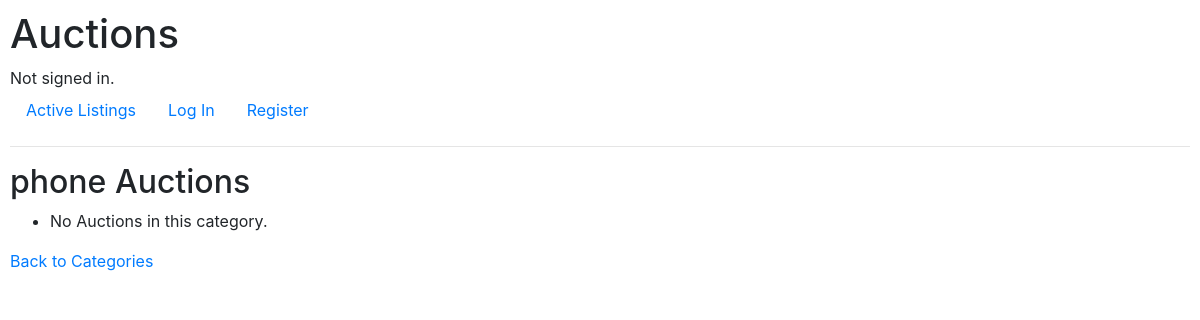
The app's page /category/phone/, older data.
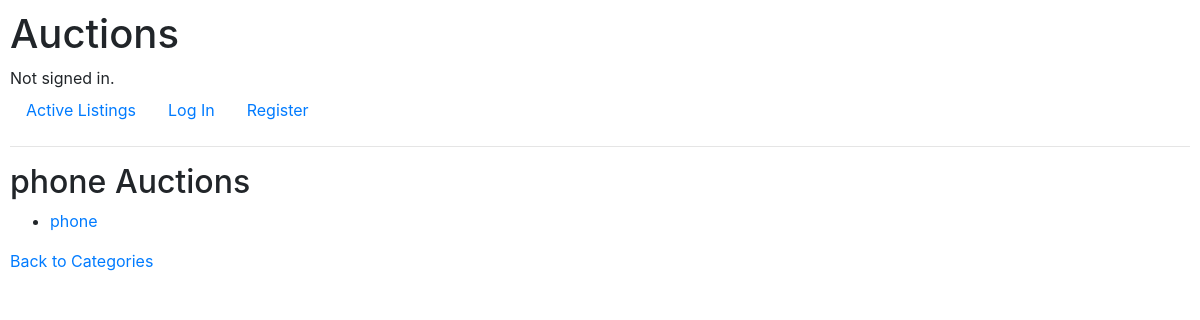
The same page, newer data.
### auctions/models.py (models this page shows)
class AuctionListing(models.Model):
    title = models.CharField(max_length=100)
    startingBid = models.IntegerField(default=0)
    currentBid = models.IntegerField(default=0)
    image = models.URLField(null=True, blank=True, max_length=2000)
    category = models.CharField(max_length=64, null=True, blank=True)
    user = models.ForeignKey(User, on_delete=models.CASCADE, default=1)

### auctions/views.py (the view)
def category_selected(request, selected_category):
    auction_listings = AuctionListing.objects.filter(
        category=selected_category)
    return render(request, "auctions/category.html", {
        'selected_category': selected_category,
        'auction_listings': auction_listings,
    })

### auctions/templates/auctions/category.html (shortened to what this page needs)
{% extends "auctions/layout.html" %}
{% block body %}
     {% if selected_category %}
        <h2>{{ selected_category }} Auctions</h2>
        <ul>
            {% for listing in auction_listings %}
                <li>
                    <a href="{% url 'item' listing.id %}">{{ listing.title }}</a>
                </li>
            {% empty %}
                <li>No Auctions in this category.</li>
            {% endfor %}
        </ul>
        <a href="{% url 'category' %}">Back to Categories</a>
    {% endif %}
{% endblock %}

Row changes from the older to the newer data that the page shows:
added AuctionListing: title "phone"
Text that changed along with them:
text no longer shown: "No Auctions in this category."
